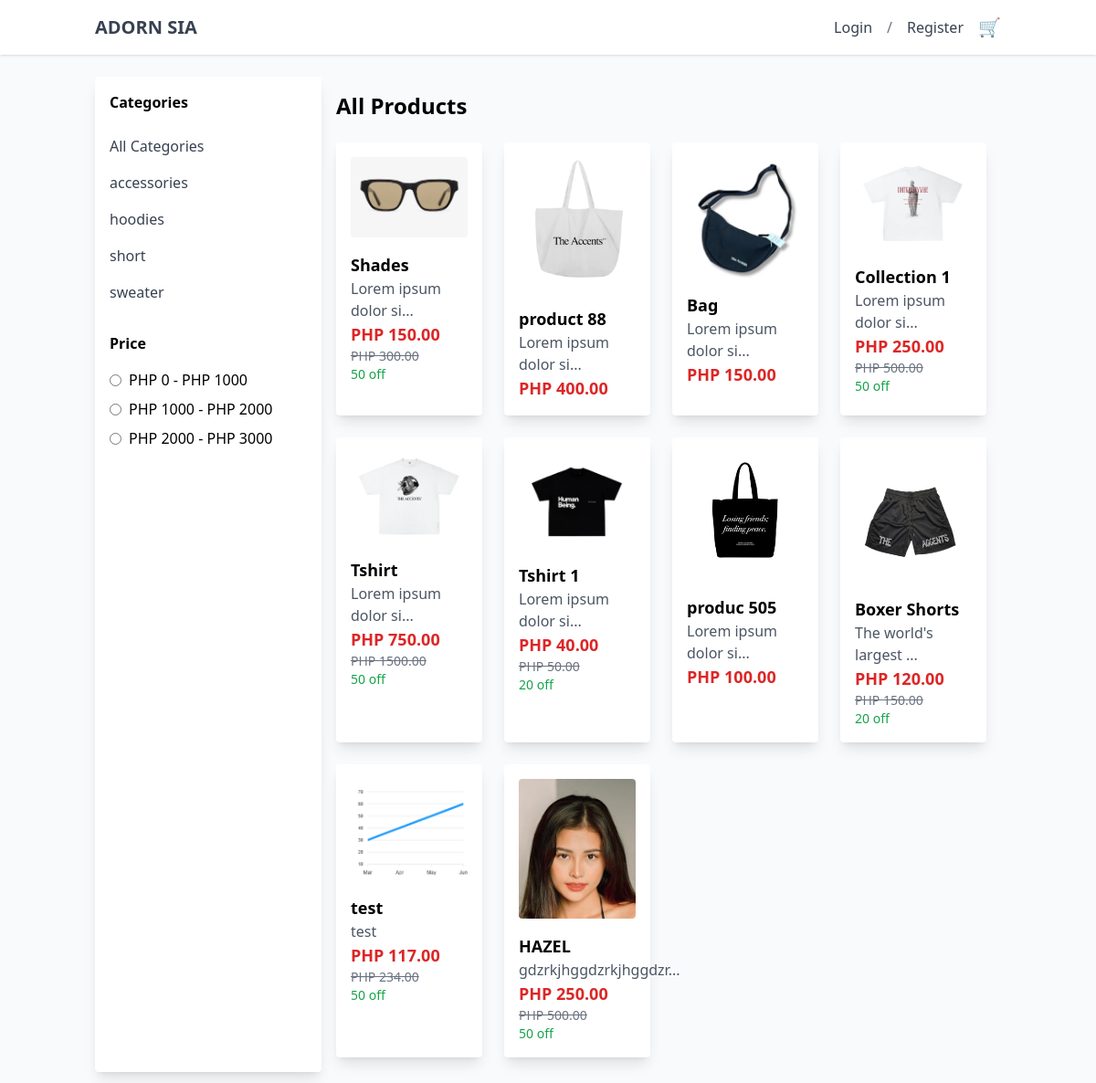
Before: / with the older database file.
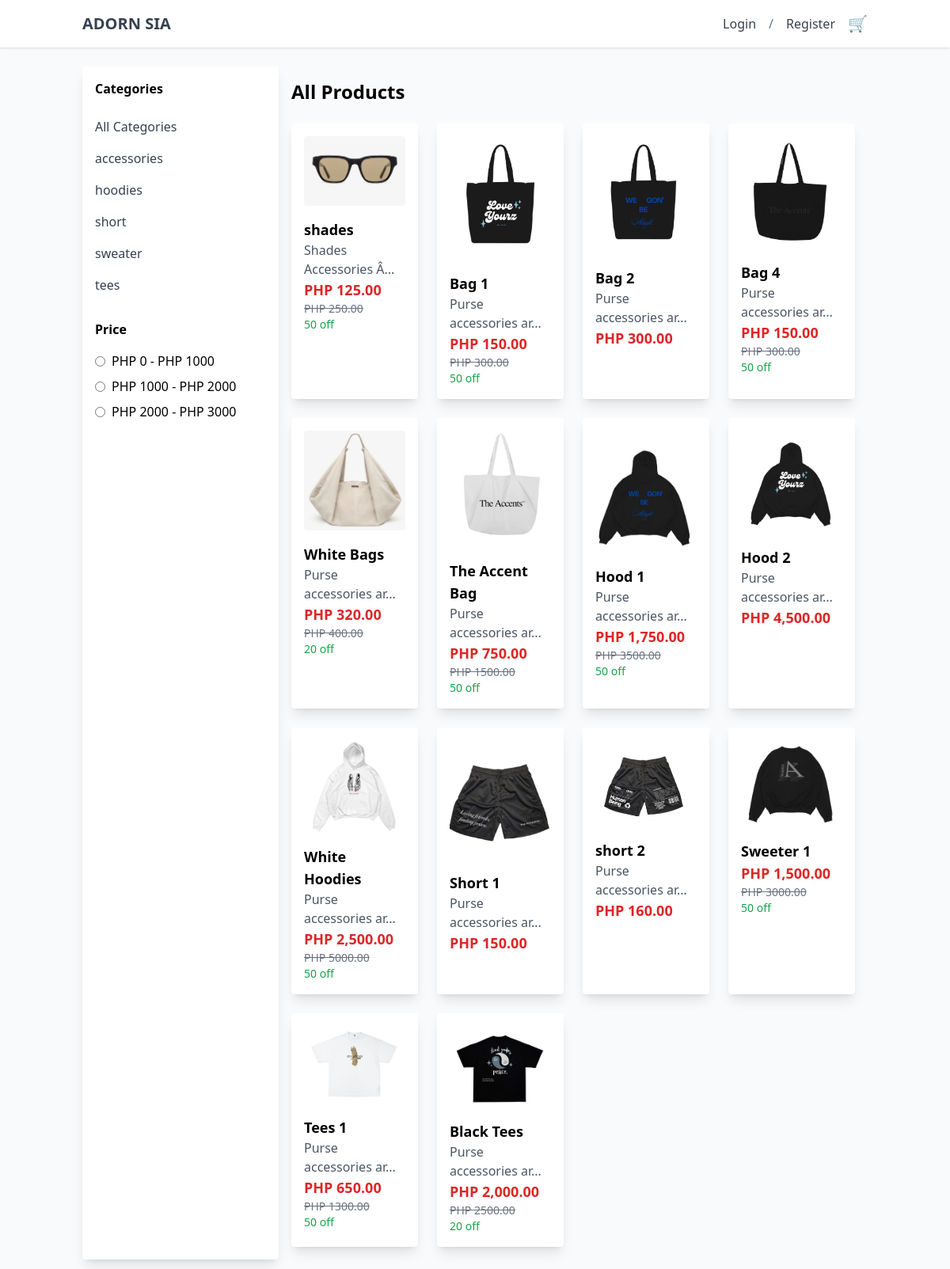
After: the same page with the newer database file.
### tables this page shows
CREATE TABLE `category` (
  `category_id` int(11) NOT NULL,
  `category_name` varchar(60) NOT NULL,
  `category_description` text NOT NULL,
  `status` int(11) NOT NULL DEFAULT 1 COMMENT '0=InActive 1=Active'
);

CREATE TABLE `product` (
  `prod_id` int(11) NOT NULL,
  `prod_code` varchar(60) NOT NULL,
  `prod_name` varchar(60) NOT NULL,
  `prod_currprice` decimal(10,2) NOT NULL,
  `prod_category_id` int(11) NOT NULL,
  `prod_critical` int(11) NOT NULL,
  `prod_description` text NOT NULL,
  `prod_promo_id` int(11) DEFAULT NULL,
  `prod_image` varchar(255) NOT NULL,
  `prod_added` datetime NOT NULL,
  `prod_status` int(11) NOT NULL DEFAULT 1 COMMENT '0=Not Active,\r\n1=Active,\r\n3=Archive',
  `product_stocks` int(11) NOT NULL
);

CREATE TABLE `promo` (
  `promo_id` int(11) NOT NULL,
  `promo_name` varchar(60) NOT NULL,
  `promo_description` text NOT NULL,
  `promo_rate` float NOT NULL,
  `promo_status` int(11) NOT NULL DEFAULT 1,
  `promo_expiration` date NOT NULL
);

### backend/db.php (called while the page is built, shortened)
<?php
class db_connect
{
    public $host = db_host;
    public $user = db_user;
    public $pass = db_pass;
    public $name = db_name;
    public function connect()
    {
        try {
            $this->conn = new mysqli($this->host, $this->user, $this->pass, $this->name);
        } catch (\Throwable $th) {
            header("Location:setup.php");
        }
    }
}

### backend/class.php (called while the page is built, shortened)
<?php
include ('db.php');
class global_class extends db_connect
{
    public function fetch_all_product(){
        $query = $this->conn->prepare("SELECT *
        FROM `product`
        LEFT JOIN category
        ON product.prod_category_id = category.category_id
        LEFT JOIN promo
        ON promo.promo_id  = product.prod_promo_id"
    );
        if ($query->execute()) {
            $result = $query->get_result();
            return $result;
        }
    }
    public function fetch_all_categories(){
        $query = $this->conn->prepare("SELECT *
        FROM category where status='1'"
    );
        if ($query->execute()) {
            $result = $query->get_result();
            return $result;
        }
    }
}

### backend/end-points/product_list.php (the view)
<h1 class="text-2xl font-semibold mb-6">All Products</h1>
<div class="grid grid-cols-2 md:grid-cols-3 lg:grid-cols-4 gap-6" id="product-grid">
    <?php
    $fetch_all_product = $db->fetch_all_product();
    foreach ($fetch_all_product as $product):
        $promo_rate_percentage = $product['promo_rate'] * 100;
        $discount_amount = $product['prod_currprice'] * $product['promo_rate'];
        $discounted_price = $product['prod_currprice'] - $discount_amount;
    ?>
    <div class="bg-white p-4 rounded shadow-lg transition-transform transform hover:scale-105 hover:shadow-2xl product-card" data-category-id="<?=$product['prod_category_id']?>" data-price="<?=$product['prod_currprice']?>">
        <a href="login.php">
            <img src="upload/<?=$product['prod_image']?>" alt="Product Image" class="w-full rounded mb-4 transition-transform hover:scale-105">
            <h2 class="font-semibold text-lg transition-colors hover:text-blue-500"><?=$product['prod_name']?></h2>
            <p class="text-gray-600 transition-colors hover:text-gray-800"><?= substr($product['prod_description'], 0, 20) . (strlen($product['prod_description']) > 20 ? '...' : '') ?></p>
            <?php if ($product['prod_promo_id']): ?>
                <p class="text-lg font-bold text-red-600">PHP <?=number_format($discounted_price, 2);?></p>
                <p class="text-sm text-gray-500 line-through">PHP <?=$product['prod_currprice']?></p>
                <p class="text-sm text-green-600"><?=$promo_rate_percentage?> off</p>
            <?php else: ?>
                <p class="text-lg font-bold text-red-600">PHP <?=number_format($product['prod_currprice'], 2);?></p>
            <?php endif; ?>
        </a>
    </div>
    <?php endforeach; ?>
</div>

### header.php (shortened to what this page needs)
<!DOCTYPE html>
<html lang="en">
<head>
  <script src="https://cdn.tailwindcss.com"></script>
  <link rel="stylesheet" href="https://cdnjs.cloudflare.com/ajax/libs/AlertifyJS/1.13.1/css/alertify.css" />
</head>
<body class="bg-gray-50">
 <header class="bg-white shadow">
  <div class="container mx-auto px-4 py-4 flex justify-between items-center">
    <div class="text-xl font-bold text-gray-800"><a href="index.php" class="text-gray-700 hover:text-blue-600 transition">ADORN SIA</a></div>
    <div class="flex items-center space-x-4">
      <a href="login.php" class="text-gray-700 hover:text-blue-600 transition">Login</a>
      <span class="text-gray-500">/</span>
      <a href="signup.php" class="text-gray-700 hover:text-blue-600 transition">Register</a>
      <a href="login.php" class="text-gray-700 hover:text-blue-600 transition text-xl">🛒</a>
    </div>
  </div>
</header>

### index.php (shortened to what this page needs)
<?php
include "header.php";
include('backend/class.php');
$db = new global_class();
?>
<div class="container mx-auto px-4 py-6 flex">
    <aside class="w-1/4 p-4 bg-white rounded shadow-lg">
        <h2 class="font-semibold mb-4">Categories</h2>
        <ul id="category-list">
            <li>
                <a href="#" class="block py-2 text-gray-700 hover:bg-gray-200 hover:text-gray-900 transition-colors duration-300 category-filter" data-category-id="all">
                    All Categories
                </a>
            </li>
            <?php
            $categories = $db->fetch_all_categories();
            foreach ($categories as $category):
                echo '
                    <li>
                        <a href="#" class="block py-2 text-gray-700 hover:bg-gray-200 hover:text-gray-900 transition-colors duration-300 category-filter" data-category-id="'.$category['category_id'].'">
                        '.$category['category_name'].'
                        </a>
                    </li>';
            endforeach;
            ?>
        </ul>
        <h2 class="font-semibold mt-6 mb-4">Price</h2>
        <div class="space-y-2">
            <label class="flex items-center">
                <input type="radio" name="price" class="mr-2 price-filter" data-price-range="0-1000">
                PHP 0 - PHP 1000
            </label>
            <label class="flex items-center">
                <input type="radio" name="price" class="mr-2 price-filter" data-price-range="1000-2000">
                PHP 1000 - PHP 2000
            </label>
            <label class="flex items-center">
                <input type="radio" name="price" class="mr-2 price-filter" data-price-range="2000-3000">
                PHP 2000 - PHP 3000
            </label>
        </div>
    </aside>
    <main class="w-3/4 p-4">
        <?php include "backend/end-points/product_list.php";?>
    </main>
</div>
<?php include "footer.php"; ?>

### footer.php (shortened to what this page needs)
</body>
</html>

Changed rows visible on the page:
removed product: prod_image (picture), prod_name "Shades", prod_description "Lorem ipsum dolor si", prod_currprice.promo_rate "150.00", prod_currprice "300.00", promo.promo_rate "50"
removed product: prod_image (picture), prod_name "product 88", prod_description "Lorem ipsum dolor si", prod_currprice "400.00"
removed product: prod_image (picture), prod_name "Bag", prod_description "Lorem ipsum dolor si", prod_currprice "150.00"
removed product: prod_image (picture), prod_name "Collection 1", prod_description "Lorem ipsum dolor si", prod_currprice.promo_rate "250.00", prod_currprice "500.00", promo.promo_rate "50"
removed product: prod_image (picture), prod_name "Tshirt", prod_description "Lorem ipsum dolor si", prod_currprice.promo_rate "750.00", prod_currprice "1500.00", promo.promo_rate "50"
removed product: prod_image (picture), prod_name "Tshirt 1", prod_description "Lorem ipsum dolor si", prod_currprice.promo_rate "40.00", prod_currprice "50.00", promo.promo_rate "20"
removed product: prod_image (picture), prod_name "produc 505", prod_description "Lorem ipsum dolor si", prod_currprice "100.00"
removed product: prod_image (picture), prod_name "Boxer Shorts", prod_description "The world's largest", prod_currprice.promo_rate "120.00", prod_currprice "150.00", promo.promo_rate "20"
removed product: prod_image (picture), prod_name "test", prod_description "test", prod_currprice.promo_rate "117.00", prod_currprice "234.00", promo.promo_rate "50"
removed product: prod_image (picture), prod_name "HAZEL", prod_description "gdzrkjhggdzrkjhggdzr", prod_currprice.promo_rate "250.00", prod_currprice "500.00", promo.promo_rate "50"
added category: category_name "tees"
added product: prod_image (picture), prod_name "shades", prod_description "Shades Accessories Â", prod_currprice.promo_rate "125.00", prod_currprice "250.00", promo.promo_rate "50"
added product: prod_image (picture), prod_name "Bag 1", prod_description "Purse accessories ar", prod_currprice.promo_rate "150.00", prod_currprice "300.00", promo.promo_rate "50"
added product: prod_image (picture), prod_name "Bag 2", prod_description "Purse accessories ar", prod_currprice "300.00"
added product: prod_image (picture), prod_name "Bag 4", prod_description "Purse accessories ar", prod_currprice.promo_rate "150.00", prod_currprice "300.00", promo.promo_rate "50"
added product: prod_image (picture), prod_name "White Bags", prod_description "Purse accessories ar", prod_currprice.promo_rate "320.00", prod_currprice "400.00", promo.promo_rate "20"
added product: prod_image (picture), prod_name "The Accent Bag", prod_description "Purse accessories ar", prod_currprice.promo_rate "750.00", prod_currprice "1500.00", promo.promo_rate "50"
added product: prod_image (picture), prod_name "Hood 1", prod_description "Purse accessories ar", prod_currprice.promo_rate "1,750.00", prod_currprice "3500.00", promo.promo_rate "50"
added product: prod_image (picture), prod_name "Hood 2", prod_description "Purse accessories ar", prod_currprice "4,500.00"
added product: prod_image (picture), prod_name "White Hoodies", prod_description "Purse accessories ar", prod_currprice.promo_rate "2,500.00", prod_currprice "5000.00", promo.promo_rate "50"
added product: prod_image (picture), prod_name "Short 1", prod_description "Purse accessories ar", prod_currprice "150.00"
added product: prod_image (picture), prod_name "short 2", prod_description "Purse accessories ar", prod_currprice "160.00"
added product: prod_image (picture), prod_name "Sweeter 1", prod_currprice.promo_rate "1,500.00", prod_currprice "3000.00", promo.promo_rate "50"
added product: prod_image (picture), prod_name "Tees 1", prod_description "Purse accessories ar", prod_currprice.promo_rate "650.00", prod_currprice "1300.00", promo.promo_rate "50"
added product: prod_image (picture), prod_name "Black Tees", prod_description "Purse accessories ar", prod_currprice.promo_rate "2,000.00", prod_currprice "2500.00", promo.promo_rate "20"
